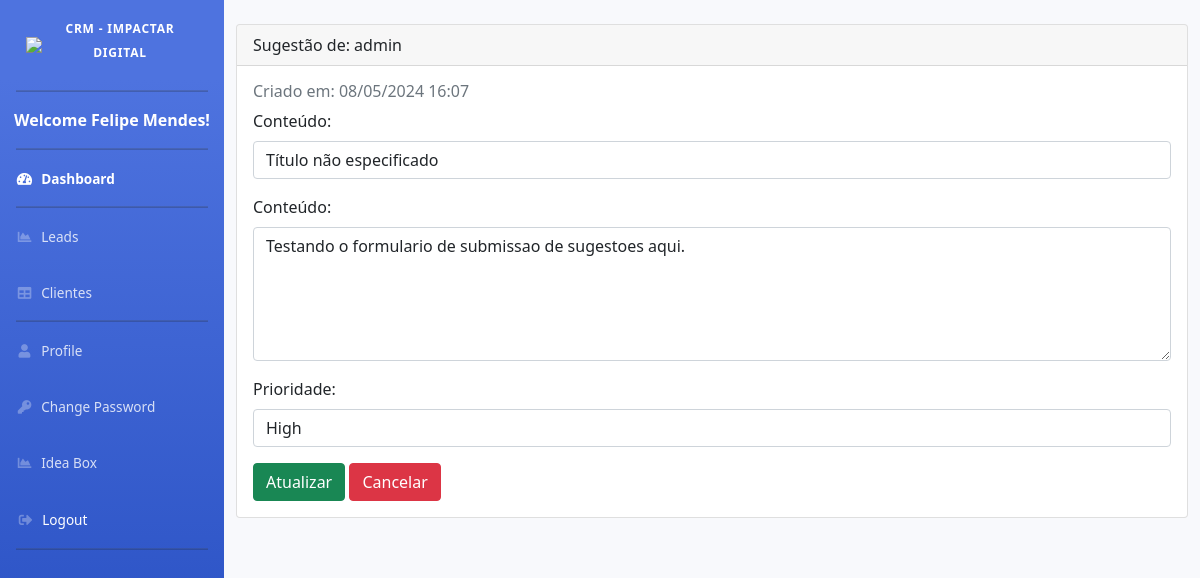
The page /update_suggestion/1/ (signed in) on the database its author committed.
### apps/ideabox/models.py (models this page shows, shortened)
class Suggestion(models.Model):
    user = models.ForeignKey(settings.AUTH_USER_MODEL, on_delete=models.CASCADE, verbose_name="Usuário")
    title = models.TextField(max_length=50, verbose_name="Conteúdo", default="Título não especificado")
    created_at = models.DateTimeField(auto_now_add=True, verbose_name="Criado em")
    priority = models.ForeignKey(Priority, on_delete=models.SET_NULL, null=True, verbose_name="Prioridade")
    content = models.TextField(verbose_name="Conteúdo", blank=False)

### apps/ideabox/views.py (the view, shortened to what this page needs)
# urls.py: path('update_suggestion/<int:pk>/', SuggestionUpdateView.as_view(), name='view_suggestion')
class SuggestionUpdateView(LoginRequiredMixin, UpdateView):
    model = Suggestion
    form_class = SuggestionUpdateForm
    template_name = 'ideabox/view_suggestion.html'
    success_url = reverse_lazy('suggestions_list')

### apps/ideabox/forms.py
class SuggestionUpdateForm(forms.ModelForm):
    class Meta:
        model = Suggestion
        fields = ['title','content', 'priority']
        widgets = {
            'title': forms.TextInput(attrs={'class': 'form-control'}),
            'content': forms.Textarea(attrs={'cols': 40, 'rows': 5, 'class': 'form-control'}),
            'priority': forms.Select(attrs={'class': 'form-control'}),
        }

### apps/ideabox/models.py (called while the page is built)
    def __str__(self):
        return self.name

### templates/ideabox/view_suggestion.html (shortened to what this page needs)
{% extends 'base.html' %}
{% load static %}
{% load crispy_forms_tags %}
{% block content %}
<div class="container mt-4">
    <form method="post">
        <div class="card">
            <div class="card-header">
                Sugestão de: {{ suggestion.user.username }}
            </div>
            <div class="card-body">
                <h6 class="text-muted">Criado em: {{ suggestion.created_at|date:"d/m/Y H:i" }}</h6>
                <div class="form-group">
                    <label>Conteúdo:</label>
                    {% if request.user == suggestion.user or request.user.is_superuser %}
                        {{ form.title }}
                    {% else %}
                    <h5 class="card-title">{{ suggestion.title }}</h5>
                    {% endif %}
                </div>
                <div class="form-group">
                    <label>Conteúdo:</label>
                    {% if request.user == suggestion.user or request.user.is_superuser %}
                        {{ form.content }}
                    {% else %}
                        <p class="card-text">{{ suggestion.content }}</p>
                    {% endif %}
                </div>
                <div class="form-group">
                    <label>Prioridade:</label>
                    {% if request.user == suggestion.user or request.user.is_superuser %}
                        {{ form.priority }}
                    {% else %}
                        <p class="card-text">{{ suggestion.priority.name }}</p>
                    {% endif %}
                </div>
                {% if request.user == suggestion.user or request.user.is_superuser %}
                    <button type="submit" class="btn btn-success">Atualizar</button>
                    <a href="{% url 'suggestions_list' %}" class="btn btn-danger">Cancelar</a>
                {% else %}
                    <a href="{% url 'suggestions_list' %}" class="btn btn-secondary">Voltar</a>
                {% endif %}
            </div>
        </div>
    </form>
</div>
{% endblock %}

### templates/base.html (shortened to what this page needs)
{% load static %}
{% load crispy_forms_tags %}
<!DOCTYPE html>
<html lang="en">
<head>
  <link rel="stylesheet" href="https://cdn.datatables.net/1.10.20/css/jquery.dataTables.min.css">
  <link rel="stylesheet" href="https://code.jquery.com/ui/1.12.1/themes/base/jquery-ui.css">
  <link href="https://stackpath.bootstrapcdn.com/bootstrap/5.1.0/css/bootstrap.min.css" rel="stylesheet">
  <link href="https://cdnjs.cloudflare.com/ajax/libs/font-awesome/5.11.2/css/all.min.css" rel="stylesheet" type="text/css">
  <link href="https://cdnjs.cloudflare.com/ajax/libs/bootstrap-icons/1.7.2/font/bootstrap-icons.min.css" rel="stylesheet">
  <link href="{% static 'css/sb-admin-2.min.css' %}" rel="stylesheet">
  <link rel="stylesheet" href="https://stackpath.bootstrapcdn.com/bootstrap/5.1.0/css/bootstrap.min.css">
  <link rel="stylesheet" href="{% static 'date-time-phone/jquery-ui.css' %}">
  <link rel='stylesheet' href="{% static 'date-time-phone/jquery-ui-timepicker-addon.css' %}" />
</head>
<body id="page-top">
  <div id="wrapper">
    <ul class="navbar-nav bg-gradient-primary sidebar sidebar-dark accordion" id="accordionSidebar">
      <a class="sidebar-brand d-flex align-items-center justify-content-center" style="margin: 10px;" href="https://impactardigital.com.br/" target="_blank">
        <div class="sidebar-brand-icon">
          <img src="{% static 'img/LOGO_ID.png' %}" class="sidebar-logo">
        </div>
          <div class="sidebar-brand-text mx-3"> <sup>CRM - Impactar Digital</sup></div>
      </a>
      <hr class="sidebar-divider">
      <p class="text-center text-white font-weight-bold">Welcome {{user.first_name}} {{user.last_name}}!</p>
      <hr class="sidebar-divider my-0">
      <li class="nav-item active">
        <a class="nav-link" href="{% url 'dashboard' %}">
          <i class="fas fa-fw fa-tachometer-alt"></i>
          <span>Dashboard</span></a>
      </li>
      <hr class="sidebar-divider my-0">
      <li class="nav-item">
        <a class="nav-link" href="{% url 'leads' %}">
          <i class="fas fa-fw fa-chart-area"></i>
          <span>Leads</span></a>
      </li>
      <li class="nav-item">
        <a class="nav-link" href="{% url 'clients' %}">
          <i class="fas fa-fw fa-table"></i>
          <span>Clientes</span></a>
      </li>
      <hr class="sidebar-divider my-0">
      <li class="nav-item">
        <a class="nav-link" href="{% url 'profile' %}">
          <i class="fas fa-fw fa-user"></i>
          <span>Profile</span></a>
      </li>
      <li class="nav-item">
        <a class="nav-link" href="{% url 'change-password' %}">
          <i class="fas fa-fw fa-key"></i>
          <span>Change Password</span></a>
      </li>
      <li class="nav-item">
        <a class="nav-link" href="{% url 'suggestions_list' %}">
          <i class="fas fa-fw fa-chart-area"></i>
          <span>Idea Box</span></a>
      </li>
      <li class="nav-item">
        <form action="{% url 'logout' %}" method="post">
          <button type="submit" class="btn btn-link nav-link" style="color: white; text-decoration: none;">
            <i class="fas fa-fw fa-sign-out-alt"></i>
            <span>Logout</span>
          </button>
        </form>
      </li>
      <hr class="sidebar-divider d-none d-md-block">
    </ul>
    <div id="content-wrapper" class="d-flex flex-column">
      <div id="content">
        {% block content %}
        {% endblock content %}
      </div>
    </div>
  </div>
  {% block extra_css %}
  <link rel="stylesheet" type="text/css" href="{% static 'css/custom.css' %}">
  {% endblock extra_css %}
</body>
</html>

### static/css/custom.css (style rules this page uses)
.sidebar-logo { width: 100%; max-width: 100px; height: auto; transform: rotate(0deg); display: block; margin: 0 auto; }

### rows shown on the page
Suggestion: user.username "admin", created_at "08/05/2024 16:07", title "Título não especificado", content "Testando o formulario de submissao de sugestoes aqui.", priority "High"

### other values the page prints
{{ user.first_name }} "Felipe"
{{ user.last_name }} "Mendes"
